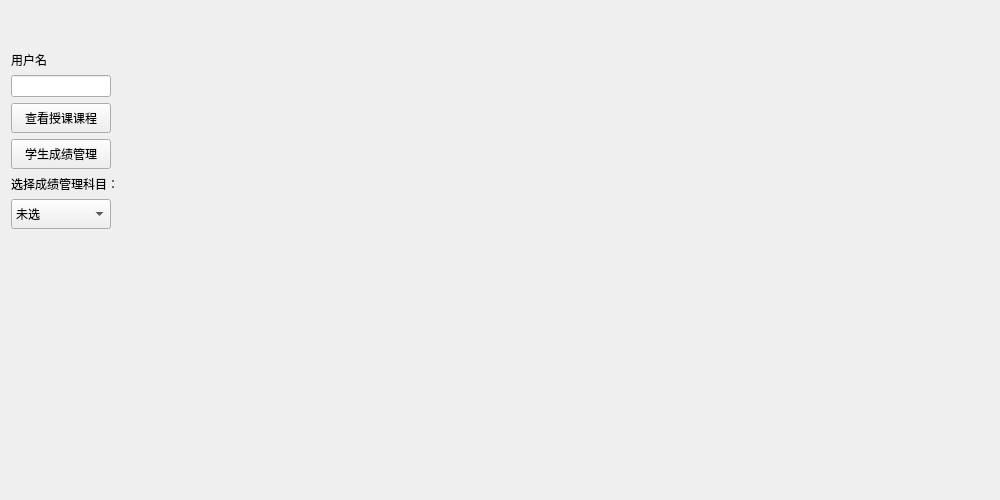
<?xml version="1.0" encoding="UTF-8"?>
<ui version="4.0">
 <class>TeaUi</class>
 <widget class="QWidget" name="TeaUi">
  <property name="geometry">
   <rect>
    <x>0</x>
    <y>0</y>
    <width>1000</width>
    <height>500</height>
   </rect>
  </property>
  <property name="minimumSize">
   <size>
    <width>1000</width>
    <height>500</height>
   </size>
  </property>
  <property name="maximumSize">
   <size>
    <width>1018</width>
    <height>500</height>
   </size>
  </property>
  <property name="windowTitle">
   <string>Form</string>
  </property>
  <layout class="QHBoxLayout" name="horizontalLayout">
   <item>
    <layout class="QVBoxLayout" name="verticalLayout">
     <item>
      <spacer name="verticalSpacer_2">
       <property name="orientation">
        <enum>Qt::Orientation::Vertical</enum>
       </property>
       <property name="sizeType">
        <enum>QSizePolicy::Policy::Maximum</enum>
       </property>
       <property name="sizeHint" stdset="0">
        <size>
         <width>20</width>
         <height>40</height>
        </size>
       </property>
      </spacer>
     </item>
     <item>
      <widget class="QLabel" name="label_2">
       <property name="maximumSize">
        <size>
         <width>40</width>
         <height>30</height>
        </size>
       </property>
       <property name="text">
        <string>用户名：</string>
       </property>
      </widget>
     </item>
     <item>
      <widget class="QLineEdit" name="nameEdit">
       <property name="maximumSize">
        <size>
         <width>100</width>
         <height>16777215</height>
        </size>
       </property>
       <property name="readOnly">
        <bool>true</bool>
       </property>
      </widget>
     </item>
     <item>
      <widget class="QPushButton" name="manBtn">
       <property name="minimumSize">
        <size>
         <width>0</width>
         <height>30</height>
        </size>
       </property>
       <property name="maximumSize">
        <size>
         <width>100</width>
         <height>30</height>
        </size>
       </property>
       <property name="text">
        <string>查看授课课程</string>
       </property>
      </widget>
     </item>
     <item>
      <widget class="QPushButton" name="ManScoBtn">
       <property name="minimumSize">
        <size>
         <width>100</width>
         <height>30</height>
        </size>
       </property>
       <property name="maximumSize">
        <size>
         <width>100</width>
         <height>16777215</height>
        </size>
       </property>
       <property name="text">
        <string>学生成绩管理</string>
       </property>
      </widget>
     </item>
     <item>
      <widget class="QLabel" name="label">
       <property name="text">
        <string>选择成绩管理科目：</string>
       </property>
      </widget>
     </item>
     <item>
      <widget class="QComboBox" name="chose">
       <property name="minimumSize">
        <size>
         <width>100</width>
         <height>30</height>
        </size>
       </property>
       <property name="maximumSize">
        <size>
         <width>100</width>
         <height>16777215</height>
        </size>
       </property>
       <item>
        <property name="text">
         <string>未选</string>
        </property>
       </item>
      </widget>
     </item>
     <item>
      <spacer name="verticalSpacer">
       <property name="orientation">
        <enum>Qt::Orientation::Vertical</enum>
       </property>
       <property name="sizeHint" stdset="0">
        <size>
         <width>20</width>
         <height>40</height>
        </size>
       </property>
      </spacer>
     </item>
    </layout>
   </item>
   <item>
    <widget class="QStackedWidget" name="sw">
     <property name="minimumSize">
      <size>
       <width>900</width>
       <height>480</height>
      </size>
     </property>
     <property name="maximumSize">
      <size>
       <width>16777215</width>
       <height>480</height>
      </size>
     </property>
    </widget>
   </item>
  </layout>
 </widget>
 <resources/>
 <connections/>
</ui>
